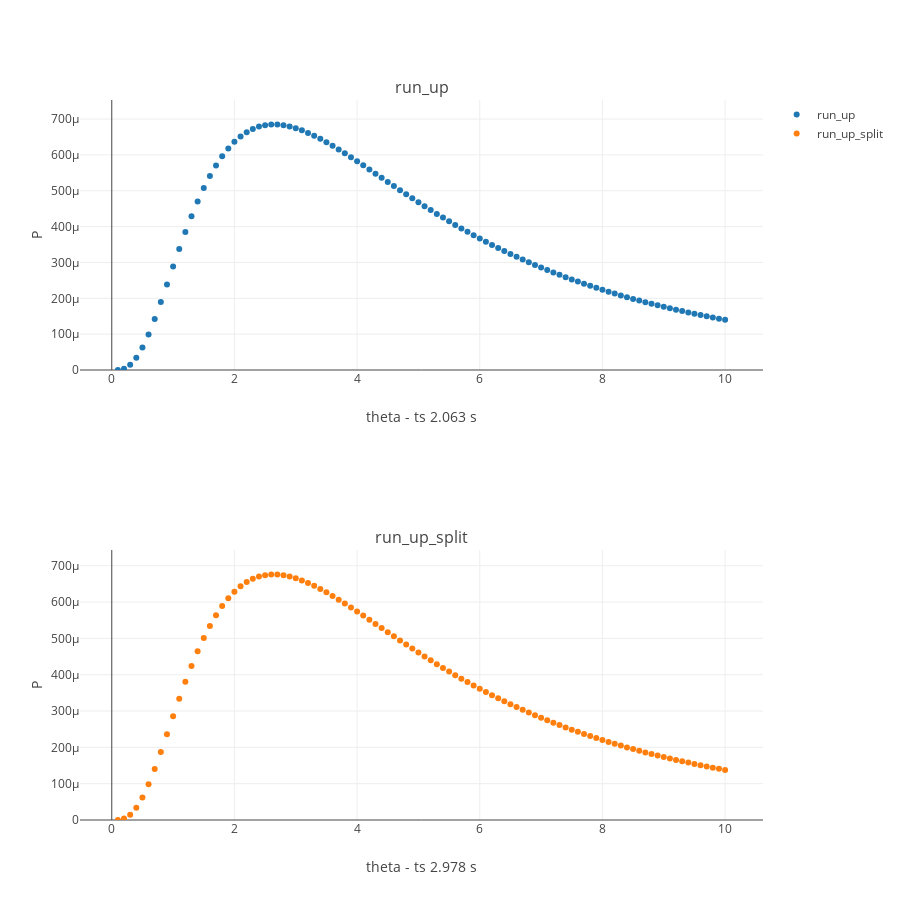

The notebook cell this image was saved under:
### Markdown cell above
### Theta

Probability of the data under varying values of _Theta_.

### Code cell
from structure_tools.Coalesce_plots import plot_rec_InfSites

from plotly import tools

func_names= ['run_up','run_up_split']
funcs= [runUp_balance,
        run_unique_combine
       ]

range_theta= np.linspace(.1,10,100)

plot_rec_InfSites(point_up,root_lib,funcs,func_names,range_theta,height= 900)
